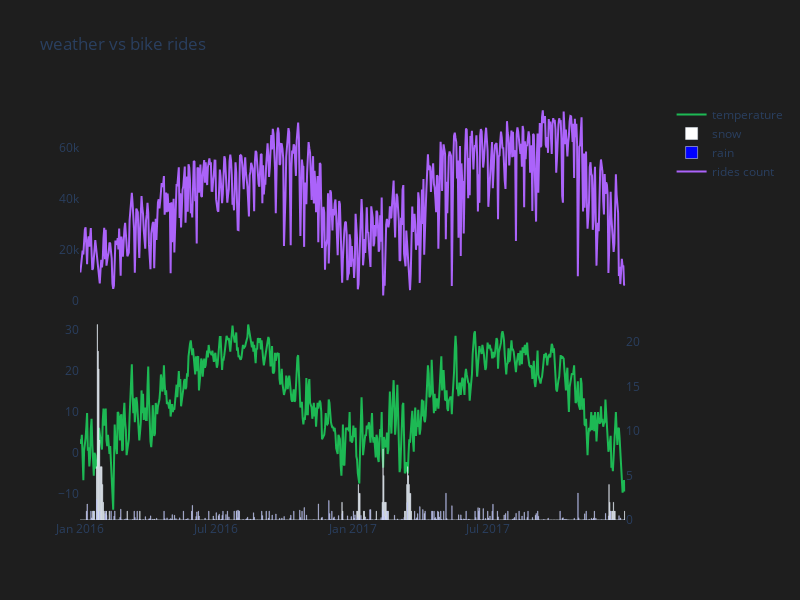

Notebook source saved alongside this figure:
### Code cell
from plotly.subplots import make_subplots
import plotly.graph_objects as go
spotify_green = '#1DB954'

weather = pd.read_csv("../data/to_app/weather_data_1617.csv")
count_by_day2017 = pd.read_csv("../data/to_app/count_by_day2017.csv")
count_by_day2016 = pd.read_csv("../data/to_app/count_by_day2016.csv")
count_by_day = pd.concat([count_by_day2016,count_by_day2017]).sort_values(['day']).reset_index(drop = True)



fig = make_subplots(
    rows=2, cols=1, shared_xaxes=True, vertical_spacing=0.02,
    print_grid=False,specs=[[{"secondary_y": False}],[{"secondary_y": True}]]
)

fig.add_trace(
    go.Scatter(x=weather.loc[:,'date'],
               y=weather.loc[:,'average temperature'].values,
               name = "temperature", marker = dict(color = spotify_green)
    ),
    row=2, col=1,secondary_y=False
)

fig.add_trace(
    go.Bar(
        x=weather.loc[:,'date'],
        y=weather.loc[:,'snow depth'].values,
        name = 'snow',marker = dict(color = "white")
    ),
    row = 2, col = 1,secondary_y=True
)

fig.add_trace(
    go.Bar(
        x=weather.loc[:,'date'],
        y=weather.loc[:,'precipitation'].values,
        name = 'rain',marker = dict(color = "blue")
    ),
    row = 2, col = 1,secondary_y=True
)



fig.add_trace(go.Scatter(x=count_by_day.loc[:,'day'].values,
                         y=count_by_day.loc[:,'count'].values,
                         name = "rides count")
              ,row=1, col=1)


fig.update_layout(height=600, width=800,
                  title_text="weather vs bike rides"
)


fig['layout']['yaxis2'].update(showgrid=False,zeroline=False)
fig['layout']['yaxis1'].update(showgrid=False,zeroline=False)
fig['layout']['xaxis2'].update(showgrid=False,zeroline=False)
fig['layout']['xaxis1'].update(showgrid=False,zeroline=False)
fig['layout']['yaxis3'].update(showgrid=False,zeroline=False)
fig.layout.plot_bgcolor = '#1E1E1E'
fig.layout.paper_bgcolor = '#1E1E1E'

fig.show()

### Figure 1 — Plotly figure (JSON) as saved in the notebook; plotly's stock layout.template omitted (floating-point values rounded to 4 significant figures; data arrays with more than 128 entries replaced by an {"elided": "..."} marker saying what was removed)
{"data": [{"marker": {"color": "#1DB954"}, "name": "temperature", "type": "scatter", "x": {"elided": "731 str values"}, "xaxis": "x2", "y": {"elided": "731 float values"}, "yaxis": "y2"}, {"marker": {"color": "white"}, "name": "snow", "type": "bar", "x": {"elided": "731 str values"}, "xaxis": "x2", "y": {"elided": "731 int values"}, "yaxis": "y3"}, {"marker": {"color": "blue"}, "name": "rain", "type": "bar", "x": {"elided": "731 str values"}, "xaxis": "x2", "y": {"elided": "731 float values"}, "yaxis": "y3"}, {"name": "rides count", "type": "scatter", "x": {"elided": "723 str values"}, "xaxis": "x", "y": {"elided": "723 int values"}, "yaxis": "y"}], "layout": {"height": 600, "paper_bgcolor": "#1E1E1E", "plot_bgcolor": "#1E1E1E", "title": {"text": "weather vs bike rides"}, "width": 800, "xaxis": {"anchor": "y", "domain": [0, 0.94], "matches": "x2", "showgrid": false, "showticklabels": false, "zeroline": false}, "xaxis2": {"anchor": "y2", "domain": [0, 0.94], "showgrid": false, "zeroline": false}, "yaxis": {"anchor": "x", "domain": [0.51, 1], "showgrid": false, "zeroline": false}, "yaxis2": {"anchor": "x2", "domain": [0, 0.49], "showgrid": false, "zeroline": false}, "yaxis3": {"anchor": "x2", "overlaying": "y2", "showgrid": false, "side": "right", "zeroline": false}}}
